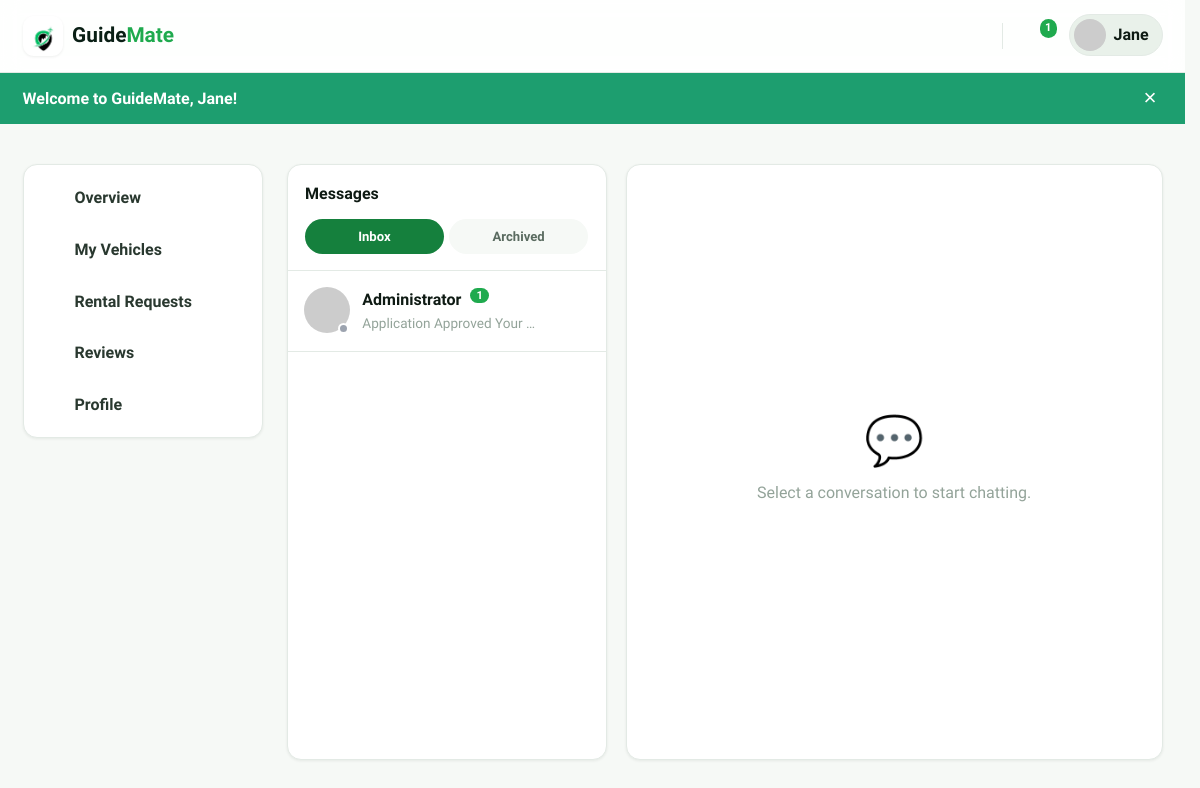
The page /public/messages (signed in) on the database its author committed.
### tables this page shows
CREATE TABLE `users` (
  `id` int(10) UNSIGNED NOT NULL,
  `name` varchar(120) NOT NULL,
  `email` varchar(190) NOT NULL,
  `password` varchar(255) NOT NULL,
  `role` enum('admin','guide','tourist','rental_provider','hotel_admin') NOT NULL DEFAULT 'tourist',
  `phone` varchar(40) DEFAULT NULL,
  `avatar` varchar(255) DEFAULT NULL,
  `bio` text DEFAULT NULL,
  `location` varchar(120) DEFAULT NULL,
  `is_active` tinyint(1) NOT NULL DEFAULT 1,
  `suspension_reason` varchar(500) DEFAULT NULL,
  `suspended_at` timestamp NULL DEFAULT NULL,
  `guide_status` enum('none','pending','approved','rejected') NOT NULL DEFAULT 'none',
  `guide_review_note` varchar(500) DEFAULT NULL,
  `guide_reviewed_at` timestamp NULL DEFAULT NULL,
  `guide_warned` tinyint(1) NOT NULL DEFAULT 0,
  `guide_warning_note` varchar(500) DEFAULT NULL,
  `admin_totp_secret` varchar(64) DEFAULT NULL,
  `admin_totp_enabled` tinyint(1) NOT NULL DEFAULT 0,
  `created_at` timestamp NOT NULL DEFAULT current_timestamp(),
  `updated_at` timestamp NOT NULL DEFAULT current_timestamp() ON UPDATE current_timestamp(),
  `last_seen_at` timestamp NULL DEFAULT NULL,
  `last_login_at` timestamp NULL DEFAULT NULL,
  `oauth_provider` varchar(20) DEFAULT NULL,
  `oauth_id` varchar(191) DEFAULT NULL,
  `login_count` int(10) UNSIGNED NOT NULL DEFAULT 0
);

### app/Views/layouts/main.php (the view, shortened to what the rows shown need)
<?php
$user = auth_user();
$isGuide = ($user['role'] ?? null) === 'guide';
$current = parse_url($_SERVER['REQUEST_URI'] ?? '/', PHP_URL_PATH) ?: '/';
$base = \App\Core\App::basePath();
if ($base !== '' && str_starts_with($current, $base)) {
    $current = substr($current, strlen($base)) ?: '/';
}
$current = '/' . trim($current, '/');
$publicBrowse = $current === '/'
    || in_array($current, ['/listings', '/things-to-do', '/tour-guides', '/hotels', '/rentals'], true)
    || str_starts_with($current, '/listing/')
    || str_starts_with($current, '/rentals/');
$isMessages = str_starts_with($current, '/messages');
$isDashboard = str_starts_with($current, '/dashboard') || str_starts_with($current, '/profile');
$hideFooter = $isMessages;
$guideWarned = $user && ($user['role'] ?? null) === 'guide' && \App\Models\User::isGuideWarned((int) $user['id']);
$headerUser = ($isGuide && $publicBrowse) ? null : $user;
$unread = 0;
if ($headerUser) {
    $unread = \App\Models\Message::unreadCount((int) $headerUser['id']);
}
$currentLocale = $_SESSION['_locale'] ?? 'en';
?>
<!DOCTYPE html>
<html lang="<?= e($currentLocale === 'tl' ? 'tl' : 'en') ?>">
<head>
    <link rel="stylesheet" href="<?= e(asset('css/style.css')) ?>">
</head>
<body class="<?= e(trim(($isMessages ? 'page-messages ' : '') . ($isDashboard ? 'page-dashboard ' : '') . ($hideFooter ? 'page-no-footer ' : '') . ($guideWarned ? 'guide-warned' : ''))) ?>">
<header class="site-header" id="siteHeader">
    <div class="container header-inner">
<?php if ($isGuide): ?>
            <span class="brand brand-static">
                <span class="brand-mark">◐</span>
                <span class="brand-text">Guide<strong>Mate</strong></span>
            </span>
        <?php else: ?>
            <a href="<?= e(url('/')) ?>" class="brand">
                <span class="brand-mark">◐</span>
                <span class="brand-text">Guide<strong>Mate</strong></span>
            </a>
        <?php endif; ?>
        <nav class="main-nav" id="mainNav">
            <?php if ($headerUser): ?>
                <a href="<?= e(url('/messages')) ?>" class="nav-icon" title="Messages" aria-label="Messages">
                    <?= admin_icon('messages', 22) ?><?php if ($unread > 0): ?><span class="badge"><?= (int) $unread ?></span><?php endif; ?>
                </a>
                <div class="nav-menu">
                    <button class="nav-avatar" id="userMenuBtn">
                        <img src="<?= e(img_src($headerUser['avatar'] ?? null, 'avatar' . $headerUser['id'])) ?>" alt="">
                        <span><?= e(explode(' ', (string) $headerUser['name'])[0]) ?></span>
                    </button>
                </div>
            <?php else: ?>
                <a href="<?= e(url('/login')) ?>" class="btn btn-ghost btn-sm">Log in</a>
                <a href="<?= e(url('/register')) ?>" class="btn btn-primary btn-sm">Sign up</a>
            <?php endif; ?>
        </nav>
    </div>
</header>
<?php foreach (['success' => 'flash-success', 'error' => 'flash-error', 'info' => 'flash-info'] as $key => $cls): ?>
    <?php if ($msg = flash($key)): ?>
        <div class="flash <?= $cls ?>" role="alert">
            <div class="container"><?= e($msg) ?><button class="flash-close" aria-label="Dismiss">&times;</button></div>
        </div>
    <?php endif; ?>
<?php endforeach; ?>
<main>
    <?= $content ?>
</main>
</body>
</html>

### app/Views/messages/index.php (shortened to what the rows shown need)
<?php
$folder = $folder ?? 'inbox';
$isArchived = $folder === 'archived';
$convBase = $isArchived ? '/messages/archived/' : '/messages/';
$msgUser = auth_user();
$showDashNav = $msgUser !== null && \App\Models\User::isProviderRole((string) ($msgUser['role'] ?? ''));
?>
<div class="container">
    <?php if ($showDashNav): ?><div class="msg-shell"><?= \App\Core\View::partial('partials/dash-nav') ?><?php endif; ?>
    <div class="msg-layout">
        <div class="conv-list">
            <div class="conv-list-head">
                <span>Messages</span>
                <div class="conv-tabs">
                    <a href="<?= e(url('/messages')) ?>" class="conv-tab <?= !$isArchived ? 'active' : '' ?>">Inbox</a>
                    <a href="<?= e(url('/messages/archived')) ?>" class="conv-tab <?= $isArchived ? 'active' : '' ?>">Archived</a>
                </div>
            </div>
            <?php if ($conversations === []): ?>
                <div class="empty-state" style="padding:2rem 1rem;">
                    <p><?= $isArchived ? 'No archived conversations.' : 'No conversations yet.' ?></p>
                </div>
            <?php else: ?>
                <?php foreach ($conversations as $c):
                    $isConvOnline = !empty($c['partner_last_seen']) && (time() - strtotime((string) $c['partner_last_seen']) <= 90);
                ?>
                    <a class="conv <?= ($partner && (int) $partner['id'] === (int) $c['partner_id']) ? 'active' : '' ?>"
                       href="<?= e(url($convBase . $c['partner_id'])) ?>">
                        <div class="conv-avatar-wrap">
                            <img src="<?= e(img_src($c['partner_avatar'] ?? null, 'avatar' . $c['partner_id'])) ?>" alt="">
                            <span class="presence-dot <?= $isConvOnline ? 'online' : 'offline' ?>" id="convDot-<?= (int) $c['partner_id'] ?>" title="<?= $isConvOnline ? 'Online' : 'Offline' ?>"></span>
                        </div>
                        <div style="min-width:0;flex:1;">
                            <div class="who"><?= e($c['partner_name']) ?>
                                <?php if (!$isArchived && (int) $c['unread'] > 0): ?><span class="badge"><?= (int) $c['unread'] ?></span><?php endif; ?>
                            </div>
                            <div class="preview"><?= e($c['last_body']) ?></div>
                        </div>
                    </a>
                <?php endforeach; ?>
            <?php endif; ?>
        </div>
        <div class="thread">
            <?php if ($partner === null): ?>
                <div class="empty-thread">
                    <div class="text-center">
                        <div class="big" style="font-size:3rem;"><?= $isArchived ? '📁' : '💬' ?></div>
                        <p><?= $isArchived ? 'Select an archived conversation to view it.' : 'Select a conversation to start chatting.' ?></p>
                    </div>
                </div>
            <?php endif; ?>
        </div>
    </div>
    <?php if ($showDashNav): ?></div><?php endif; ?>
</div>

### app/Core/Router.php (shortened to what the rows shown need)
<?php
final class Router
{
    private array $routes = [];
    private function add(string $method, string $pattern, array $handler, array $guards): void
    {
        $this->routes[] = [
            'method' => $method,
            'pattern' => $pattern,
            'handler' => $handler,
            'guards' => $guards,
        ];
    }
    public function dispatch(string $method, string $uri): void
    {
        $path = $this->normalize($uri);
        $method = strtoupper($method);
        foreach ($this->routes as $route) {
            if ($route['method'] !== $method) {
                continue;
            }
            $regex = $this->compile($route['pattern']);
            if (preg_match($regex, $path, $matches) === 1) {
                $params = array_filter($matches, 'is_string', ARRAY_FILTER_USE_KEY);
                $this->runGuards($route['guards']);
                $this->invoke($route['handler'], $params);
                return;
            }
        }
    }
    private function compile(string $pattern): string
    {
        $regex = preg_replace('#\{([a-zA-Z_][a-zA-Z0-9_]*)\}#', '(?P<$1>[^/]+)', $pattern);
        return '#^' . $regex . '$#';
    }
    private function normalize(string $uri): string
    {
        $path = parse_url($uri, PHP_URL_PATH) ?: '/';
        $base = App::basePath();
        if ($base !== '' && str_starts_with($path, $base)) {
            $path = substr($path, strlen($base));
        }
        $path = str_replace('/index.php', '', $path);
        $path = '/' . trim($path, '/');
        return $path === '/' ? '/' : rtrim($path, '/');
    }
    private function runGuards(array $guards): void
    {
        foreach ($guards as $guard) {
            switch ($guard) {
                case 'auth':
                    if (Auth::user() === null) {
                        Auth::logout();
                        flash('error', 'Your session has expired. Please sign in again.');
                        redirect('/login');
                    }
                    break;
            }
        }
    }
    private function invoke(array $handler, array $params): void
    {
        [$class, $action] = $handler;
        $controller = new $class();
        $controller->{$action}(...array_values($params));
    }
}

### rows shown on the page
users: role+name "Jane"
users: name "Administrator", unread "1", last_body "Application Approved Your…"

### other values the page prints
$unread "1"
$msg "Welcome to GuideMate, Jane!"
